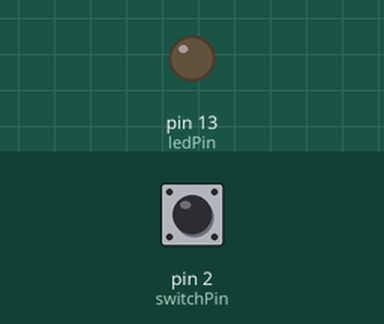
Recording of a sketch running on a simulated Arduino Uno, built with avr-gcc and run on an emulated ATmega328P. Parts: output pins drawn as LEDs (lit = HIGH). The inputs (shaded band) are chosen by the test bench; at power-on: pin 2 (switchPin) HIGH.

Above: at 1.2 s.
1.3 s: pin 2 (switchPin) pulled LOW for 0.15 s
At 1.37 s:
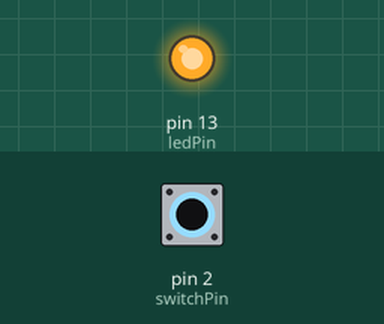
2.9 s: pin 2 (switchPin) pulled LOW for 3.2 s
At 7.5 s:
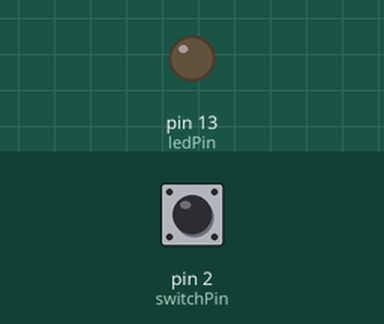
Timing chart, 0 to 9.0 s (numbered marks = the images above; inputs shaded):
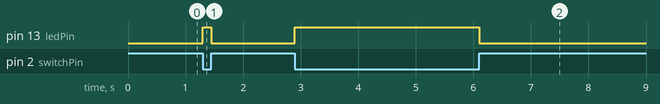

The sketch:

week_8elbowswitch.ino
```cpp
// Elbow-activated switch with LED

const int switchPin = 2;   // Pin connected to Coin A
const int ledPin = 13;     // Pin connected to LED

void setup() {
  // Set Pin 2 as input with internal pull-up resistor
  pinMode(switchPin, INPUT_PULLUP);

  // Set LED pin as output
  pinMode(ledPin, OUTPUT);

  // Start with LED off
  digitalWrite(ledPin, LOW);
}

void loop() {
  // Read the state of the switch
  int state = digitalRead(switchPin);

  // If coins are bridged (elbow touches), state is LOW
  if (state == LOW) {
    digitalWrite(ledPin, HIGH);  // Turn LED ON
  } else {
    digitalWrite(ledPin, LOW);   // Turn LED OFF
  }

  // Small delay for stability
  delay(50);
}
```

Measured:
- after the input at 1.3 s, pin 13 (ledPin): LOW → HIGH at once, → LOW 0.15 s later
- after the input at 2.9 s, pin 13 (ledPin): LOW → HIGH at once, → LOW 3.2 s later
